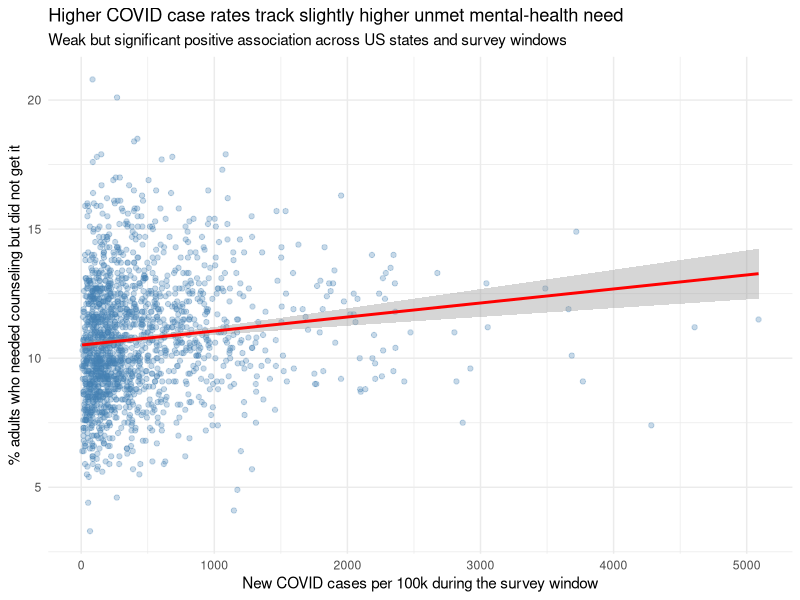
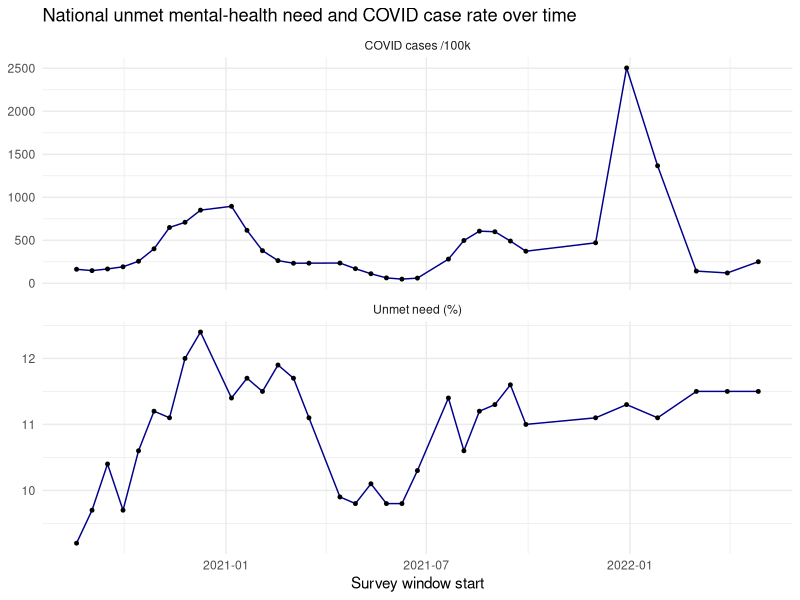

These charts were generated, in order, by the following R code:
## ---- chunk 1
#| message: false
#| warning: false
library(tidyverse)
library(here)

joined   <- read_csv(here("data", "processed", "covid_mentalhealth_joined.csv"),
                     show_col_types = FALSE)
national <- read_csv(here("data", "processed", "covid_mentalhealth_national.csv"),
                     show_col_types = FALSE)

## ---- chunk 2
m1 <- lm(unmet_need ~ covid_rate, data = joined)
summary(m1)

# Population claim -> report the coefficient with its 95% CI, not just the p-value.
cbind(estimate = coef(m1), confint(m1))
## ---- chunk 3
ggplot(joined, aes(x = covid_rate, y = unmet_need)) +
  geom_point(alpha = 0.3, colour = "steelblue") +
  geom_smooth(method = "lm", se = TRUE, colour = "red") +
  labs(
    title = "Higher COVID case rates track slightly higher unmet mental-health need",
    subtitle = "Weak but significant positive association across US states and survey windows",
    x = "New COVID cases per 100k during the survey window",
    y = "% adults who needed counseling but did not get it"
  ) +
  theme_minimal()
## ---- chunk 4
#| fig-cap: "Two-panel time series of national unmet mental-health need (top) and the national COVID-19 case rate (bottom), by survey window, Aug 2020 to Apr 2022. Plotting them on a shared time axis shows whether the two series rise and fall together across pandemic waves."
#| fig-alt: "Two stacked line charts sharing an x-axis of survey-window dates from Aug 2020 to Apr 2022. Top: percent of adults with unmet mental-health need. Bottom: new COVID cases per 100k. The COVID panel shows sharp winter peaks; the unmet-need panel is comparatively flat."
national |>
  select(win_start,
         `Unmet need (%)`    = unmet_need,
         `COVID cases /100k` = covid_rate) |>
  pivot_longer(-win_start) |>
  ggplot(aes(win_start, value)) +
  geom_line(colour = "darkblue") +
  geom_point(size = 1) +
  facet_wrap(~name, ncol = 1, scales = "free_y") +
  labs(title = "National unmet mental-health need and COVID case rate over time",
       x = "Survey window start", y = NULL) +
  theme_minimal()
